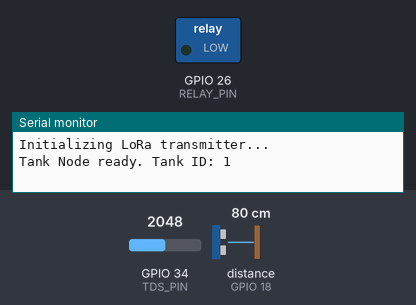
Bench run of a sketch on a simulated ESP32. On the bench: switched loads named in the sketch (green lamp = pin HIGH), the last lines printed to the serial monitor. The inputs (shaded band) are chosen by the test bench; at power-on: distance to the obstacle (sensor on GPIO 18) 80 cm, GPIO 34 (TDS_PIN) = 2048. The echo pulse lasts 58.3 µs per cm; no radio packets arrive unless stated; pins used as bus, display or sensor lines are not drawn.

Above: at 1.7 s.
1.8 s: distance to the obstacle (sensor on GPIO 18) set to 73 cm
At 2.7 s:
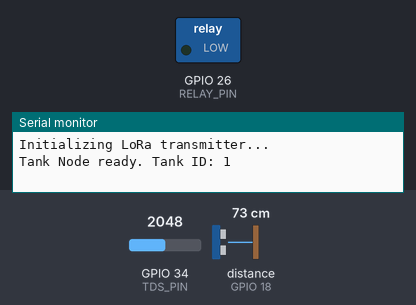
11.5 s: distance to the obstacle (sensor on GPIO 18) set to 120 cm
At 15.4 s:
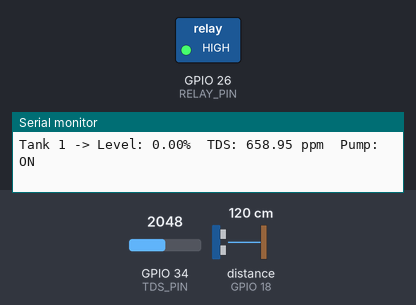
18.8 s: distance to the obstacle (sensor on GPIO 18) set to 2 cm
At 21.4 s:
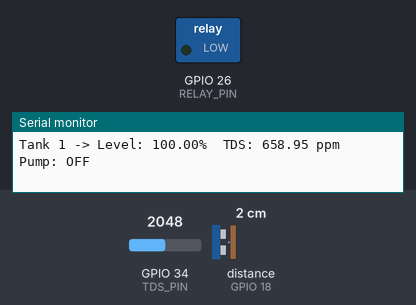
26.1 s: distance to the obstacle (sensor on GPIO 18) set to 250 cm
At 30.8 s:
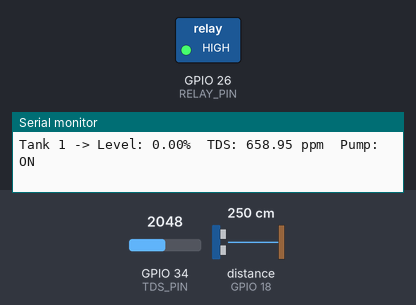
Timing chart, 0 to 32.3 s (numbered marks = the images above; inputs shaded):
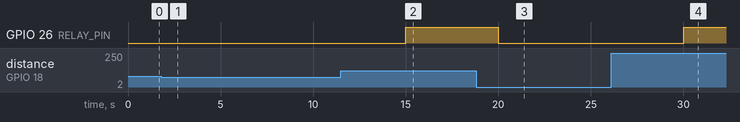

Measured:
- after the input at 1.8 s, GPIO 26 (RELAY_PIN): stays LOW (without the input it goes to HIGH after 3.2 s)
- after the input at 11.5 s, GPIO 26 (RELAY_PIN): LOW → HIGH after 3.5 s
- after the input at 18.8 s, GPIO 26 (RELAY_PIN): HIGH → LOW after 1.2 s
- after the input at 26.1 s, GPIO 26 (RELAY_PIN): LOW → HIGH after 3.9 s

The sketch:

TankNode.ino
```cpp
/*
  ==========================================================================
  AquaLoRa - Tank Node Firmware
  --------------------------------------------------------------------------
  Runs on the ESP32 attached to EACH water tank.

  Responsibilities:
    1. Measure water level using an HC-SR04 ultrasonic sensor.
    2. Measure water quality (Total Dissolved Solids) using a TDS sensor.
    3. Automatically control a pump via a relay based on water level.
    4. Package readings as "[TDS_ppm,WaterLevel_percent]" and transmit
       them over a 433 MHz LoRa link to the Central Receiver node.

  Library required: "LoRa" by Sandeep Mistry (install via Library Manager)

  IMPORTANT: Set a unique TANK_ID for every tank node you flash, so the
  central receiver / cloud dashboard can distinguish between tanks.
  ==========================================================================
*/

#include <SPI.h>
#include <LoRa.h>

// ------------------------- CONFIGURATION --------------------------------
#define TANK_ID              1        // Unique ID per tank (1, 2, 3, ...)

// HC-SR04 ultrasonic sensor pins
#define TRIG_PIN             5
#define ECHO_PIN             18

// TDS sensor analog input pin
#define TDS_PIN              34

// Relay module pin (controls the pump)
#define RELAY_PIN            26

// LoRa module (SX1278) pins - default VSPI wiring on ESP32
#define LORA_SS               15
#define LORA_RST              14
#define LORA_DIO0             2
#define LORA_FREQUENCY        433E6   // 433 MHz

// Tank physical dimensions (cm) - calibrate for your tank
#define TANK_HEIGHT_CM        100.0   // distance from sensor to empty-tank bottom
#define TANK_EMPTY_OFFSET_CM  5.0     // distance reading when tank is 100% full

// Water level thresholds for automated pump control
#define LEVEL_LOW_THRESHOLD    25.0   // % - pump turns ON below this
#define LEVEL_HIGH_THRESHOLD   25.0   // % - pump turns OFF above this

// TDS sensor calibration
#define VREF                  3.3     // ESP32 ADC reference voltage
#define ADC_RESOLUTION        4095.0  // 12-bit ADC

// Timing
#define SEND_INTERVAL_MS      5000    // how often to sample & transmit

// ------------------------- GLOBAL STATE ----------------------------------
unsigned long lastSendTime = 0;
bool pumpOn = false;

// --------------------------------------------------------------------------
void setup() {
  Serial.begin(115200);
  delay(500);

  pinMode(TRIG_PIN, OUTPUT);
  pinMode(ECHO_PIN, INPUT);
  pinMode(RELAY_PIN, OUTPUT);
  digitalWrite(RELAY_PIN, LOW);  // pump OFF initially

  Serial.println("Initializing LoRa transmitter...");
  LoRa.setPins(LORA_SS, LORA_RST, LORA_DIO0);

  if (!LoRa.begin(LORA_FREQUENCY)) {
    Serial.println("LoRa init failed! Check wiring.");
    while (true) { delay(1000); }
  }

  LoRa.setSpreadingFactor(9);      // balance of range vs. speed
  LoRa.setSignalBandwidth(125E3);
  LoRa.enableCrc();

  Serial.println("Tank Node ready. Tank ID: " + String(TANK_ID));
}

// --------------------------------------------------------------------------
void loop() {
  if (millis() - lastSendTime >= SEND_INTERVAL_MS) {
    lastSendTime = millis();

    float waterLevelPercent = readWaterLevelPercent();
    float tdsPpm = readTdsPpm();

    controlPump(waterLevelPercent);

    sendPacket(tdsPpm, waterLevelPercent);

    Serial.printf("Tank %d -> Level: %.2f%%  TDS: %.2f ppm  Pump: %s\n",
                  TANK_ID, waterLevelPercent, tdsPpm, pumpOn ? "ON" : "OFF");
  }
}

// --------------------------------------------------------------------------
// Reads distance from the HC-SR04 and converts it to a fill percentage.
float readWaterLevelPercent() {
  digitalWrite(TRIG_PIN, LOW);
  delayMicroseconds(2);
  digitalWrite(TRIG_PIN, HIGH);
  delayMicroseconds(10);
  digitalWrite(TRIG_PIN, LOW);

  long duration = pulseIn(ECHO_PIN, HIGH, 30000); // 30ms timeout (~5m range)
  if (duration == 0) {
    Serial.println("Warning: ultrasonic echo timeout.");
    return -1.0; // sensor error indicator
  }

  float distanceCm = duration * 0.0343 / 2.0;

  // Convert distance-to-water-surface into a fill percentage
  float usableRange = TANK_HEIGHT_CM - TANK_EMPTY_OFFSET_CM;
  float levelPercent = ((TANK_HEIGHT_CM - distanceCm) / usableRange) * 100.0;

  levelPercent = constrain(levelPercent, 0.0, 100.0);
  return levelPercent;
}

// --------------------------------------------------------------------------
// Reads the TDS sensor and converts the analog voltage into ppm.
float readTdsPpm() {
  int rawAdc = analogRead(TDS_PIN);
  float voltage = rawAdc * (VREF / ADC_RESOLUTION);

  // Standard TDS conversion formula (temperature-compensated, 25C assumed)
  float compensationCoefficient = 1.0; // adjust if using a temp sensor
  float compensatedVoltage = voltage / compensationCoefficient;

  float tdsValue = (133.42 * pow(compensatedVoltage, 3)
                    - 255.86 * pow(compensatedVoltage, 2)
                    + 857.39 * compensatedVoltage) * 0.5;

  return max(tdsValue, 0.0f);
}

// --------------------------------------------------------------------------
// Simple hysteresis-based pump automation.
void controlPump(float levelPercent) {
  if (levelPercent < 0) return; // ignore on sensor error

  if (levelPercent < LEVEL_LOW_THRESHOLD && !pumpOn) {
    pumpOn = true;
    digitalWrite(RELAY_PIN, HIGH);
  } else if (levelPercent >= LEVEL_HIGH_THRESHOLD && pumpOn) {
    pumpOn = false;
    digitalWrite(RELAY_PIN, LOW);
  }
}

// --------------------------------------------------------------------------
// Formats and sends the data packet over LoRa:
// TANK:<id>,TDS:<ppm>,LEVEL:<percent>,PUMP:<ON/OFF>
void sendPacket(float tdsPpm, float levelPercent) {
  String packet = "TANK:" + String(TANK_ID) +
                   ",TDS:" + String(tdsPpm, 2) +
                   ",LEVEL:" + String(levelPercent, 2) +
                   ",PUMP:" + String(pumpOn ? "ON" : "OFF");

  LoRa.beginPacket();
  LoRa.print(packet);
  LoRa.endPacket();
}
```
